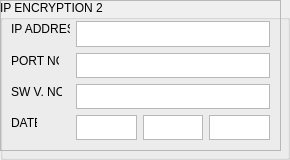
        <widget class="QGroupBox" name="groupBox_11">
         <property name="font">
          <font>
           <family>Arial</family>
          </font>
         </property>
         <property name="title">
          <string>IP ENCRYPTION 2</string>
         </property>
         <widget class="QFrame" name="frame_9">
          <property name="geometry">
           <rect>
            <x>0</x>
            <y>0</y>
            <width>281</width>
            <height>151</height>
           </rect>
          </property>
          <property name="frameShape">
           <enum>QFrame::StyledPanel</enum>
          </property>
          <property name="frameShadow">
           <enum>QFrame::Raised</enum>
          </property>
         </widget>
         <widget class="QTextEdit" name="CSIE2_Y_LE">
          <property name="geometry">
           <rect>
            <x>209</x>
            <y>115</y>
            <width>61</width>
            <height>25</height>
           </rect>
          </property>
         </widget>
         <widget class="QTextEdit" name="CSIE2_M_LE">
          <property name="geometry">
           <rect>
            <x>143</x>
            <y>115</y>
            <width>60</width>
            <height>25</height>
           </rect>
          </property>
         </widget>
         <widget class="QTextEdit" name="CSIE2_V_LE">
          <property name="geometry">
           <rect>
            <x>76</x>
            <y>84</y>
            <width>194</width>
            <height>25</height>
           </rect>
          </property>
         </widget>
         <widget class="QLabel" name="CSIE2_D_LB">
          <property name="geometry">
           <rect>
            <x>11</x>
            <y>115</y>
            <width>26</width>
            <height>16</height>
           </rect>
          </property>
          <property name="text">
           <string>DATE</string>
          </property>
         </widget>
         <widget class="QTextEdit" name="CSIE2_IP_LE">
          <property name="geometry">
           <rect>
            <x>76</x>
            <y>21</y>
            <width>194</width>
            <height>26</height>
           </rect>
          </property>
         </widget>
         <widget class="QLabel" name="CSIE2_P_LB">
          <property name="geometry">
           <rect>
            <x>11</x>
            <y>53</y>
            <width>48</width>
            <height>16</height>
           </rect>
          </property>
          <property name="text">
           <string>PORT NO.</string>
          </property>
         </widget>
         <widget class="QLabel" name="CSIE2_IP_LB">
          <property name="geometry">
           <rect>
            <x>11</x>
            <y>21</y>
            <width>59</width>
            <height>16</height>
           </rect>
          </property>
          <property name="text">
           <string>IP ADDRESS</string>
          </property>
         </widget>
         <widget class="QTextEdit" name="CSIE2_P_LE">
          <property name="geometry">
           <rect>
            <x>76</x>
            <y>53</y>
            <width>194</width>
            <height>25</height>
           </rect>
          </property>
         </widget>
         <widget class="QLabel" name="CSIE2_V_LB">
          <property name="geometry">
           <rect>
            <x>11</x>
            <y>84</y>
            <width>51</width>
            <height>16</height>
           </rect>
          </property>
          <property name="text">
           <string>SW V. NO.</string>
          </property>
         </widget>
         <widget class="QTextEdit" name="CSIE2_D_LE">
          <property name="geometry">
           <rect>
            <x>76</x>
            <y>115</y>
            <width>61</width>
            <height>25</height>
           </rect>
          </property>
         </widget>
        </widget>
